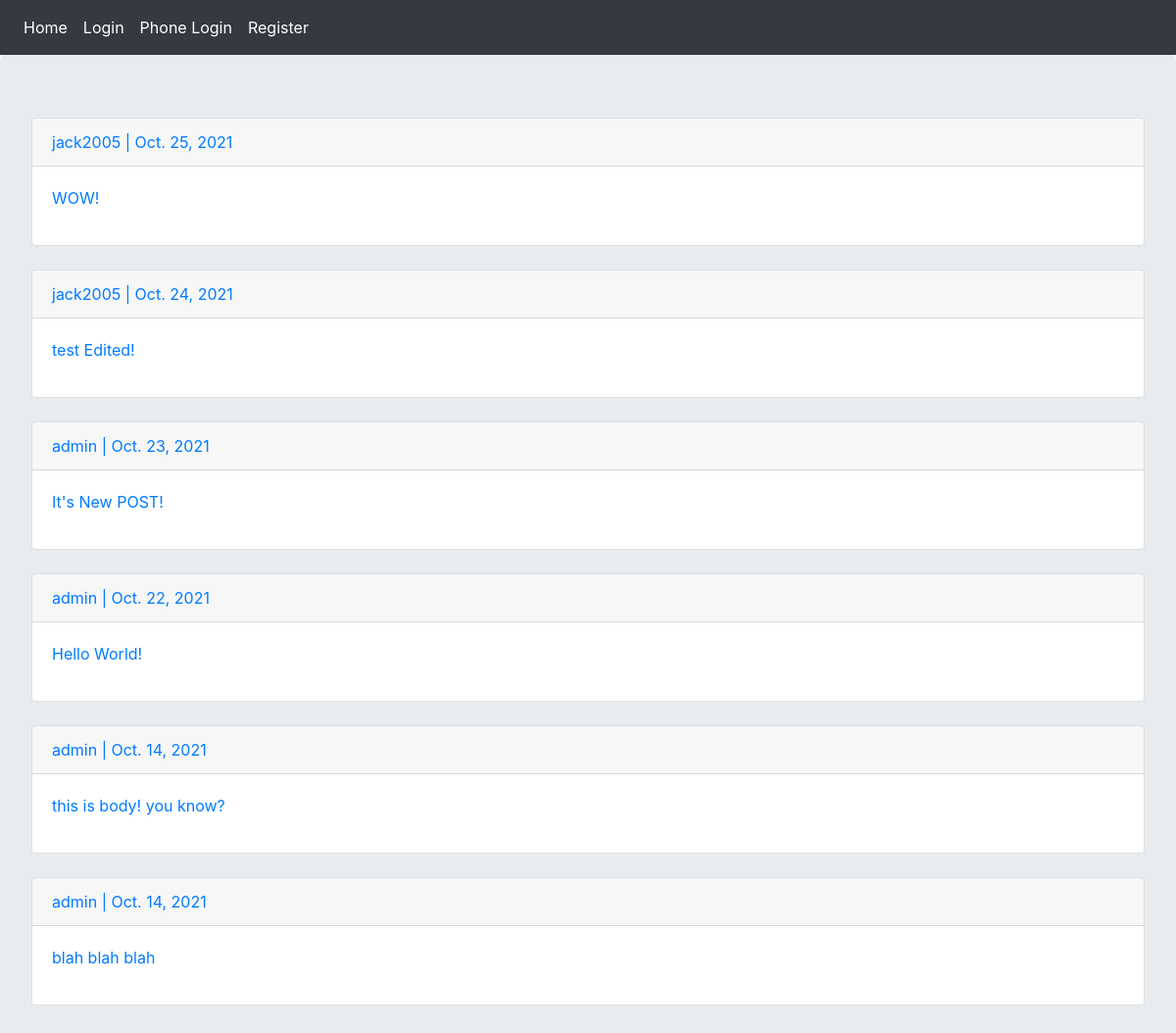
The page / on the database its author committed.
### posts/models.py (models this page shows, shortened)
class Post(models.Model):
    user = models.ForeignKey(User, on_delete=models.CASCADE)
    body = models.TextField(max_length=500)
    slug = models.SlugField(max_length=200)
    created = models.DateTimeField(auto_now_add=True)
    def get_absolute_url(self):
        return reverse('posts:post_detail', args=[self.created.year, self.created.month, self.created.day, self.slug])

### posts/views.py (the view)
# urls.py: path('', views.all_posts, name='all_posts'),
def all_posts(request):
    posts = Post.objects.all().order_by('-created')
    return render(request, 'posts/all_posts.html', {'posts': posts})

### posts/templates/posts/all_posts.html (shortened to what this page needs)
{% extends 'base.html' %}
{% block content %}
    {% for post in posts %}
        <div class="card">
            <a href="{% url 'account:dashboard' post.user.id %}"><p class="card-header">{{ post.user.username }}
                | {{ post.created|date }}</p></a>
            <p class="card-body"><a href="{{ post.get_absolute_url }}">{{ post.body }}</a></p>
        </div><br>
    {% endfor %}
{% endblock %}

### rows shown on the page
Post: user.username "jack2005", created "Oct. 25, 2021", body "WOW!"
Post: user.username "jack2005", created "Oct. 24, 2021", body "test Edited!"
Post: user.username "admin", created "Oct. 23, 2021", body "It's New POST!"
Post: user.username "admin", created "Oct. 22, 2021", body "Hello World!"
Post: user.username "admin", created "Oct. 14, 2021", body "this is body! you know?"
Post: user.username "admin", created "Oct. 14, 2021", body "blah blah blah"
